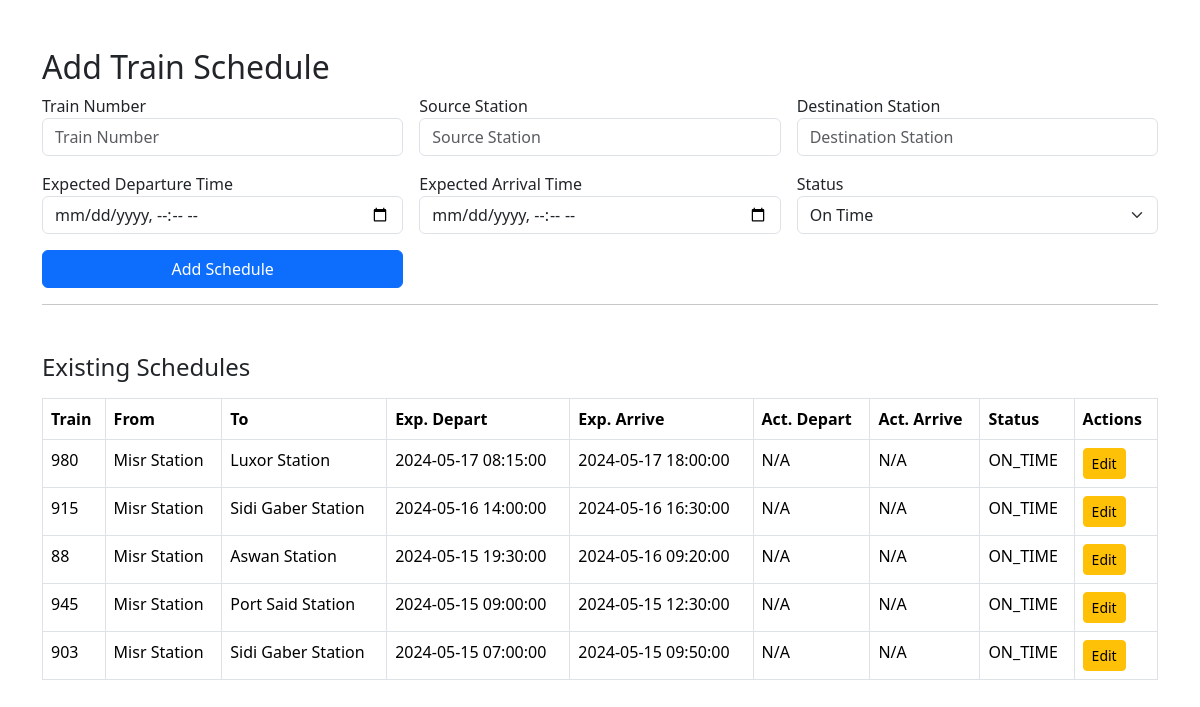
Page /views/Admin/admin_schedule.php (signed in) on the committed database.
### tables this page shows
CREATE TABLE `train_schedule` (
  `id` int(11) NOT NULL,
  `train_number` varchar(50) NOT NULL,
  `source_station` varchar(100) NOT NULL COMMENT 'Name or code of the source station for this schedule entry',
  `destination_station` varchar(100) NOT NULL COMMENT 'Name or code of the destination station for this schedule entry',
  `expected_departure_time` datetime DEFAULT NULL COMMENT 'Expected departure date and time',
  `expected_arrival_time` datetime DEFAULT NULL COMMENT 'Expected arrival date and time',
  `actual_departure_time` datetime DEFAULT NULL,
  `actual_arrival_time` datetime DEFAULT NULL,
  `status` varchar(50) DEFAULT 'SCHEDULED' COMMENT 'e.g., SCHEDULED, ON_TIME, DELAYED, CANCELLED, ARRIVED, DEPARTED',
  `public_notice` varchar(255) DEFAULT NULL COMMENT 'Optional public announcement for this stop',
  `created_at` timestamp NOT NULL DEFAULT current_timestamp(),
  `updated_at` timestamp NOT NULL DEFAULT current_timestamp() ON UPDATE current_timestamp()
);

### models/TrainSchedule.php (called while the page is built, shortened)
<?php
class TrainSchedule
{
    private $conn;
    private $table_name = "train_schedule";
    public function __construct($db)
    {
        if ($db instanceof PDO) {
            $this->conn = $db;
        } elseif ($db instanceof mysqli) {
            $this->conn = $db;
        } elseif (method_exists($db, 'getConnection')) {
            $connection = $db->getConnection();
            if ($connection instanceof PDO || $connection instanceof mysqli) {
                $this->conn = $connection;
            }
        }
    }
    public function getAllSchedules()
    {
        try {
            $query = "SELECT * FROM " . $this->table_name . " ORDER BY expected_departure_time DESC";
            if ($this->conn instanceof PDO) {
                $stmt = $this->conn->query($query);
                return $stmt->fetchAll(PDO::FETCH_ASSOC);
            } else {
                $result = $this->conn->query($query);
                if (!$result) {
                    throw new RuntimeException("Query failed: " . $this->conn->error);
                }
                return $result->fetch_all(MYSQLI_ASSOC);
            }
        } catch (Exception $e) {
            error_log("Error getting all schedules: " . $e->getMessage());
            return false;
        }
    }
}

### views/Admin/admin_schedule.php (the view, shortened to what this page needs)
<?php
require_once '../../models/TrainSchedule.php';
$db = DBController::getInstance();
try {
    $scheduleModel = new TrainSchedule($db);
    $schedules = $scheduleModel->getAllSchedules();
} catch (Exception $e) {
    $error = $e->getMessage();
}
?>
<!DOCTYPE html>
<html lang="en">
<head>
    <link href="../public/assets/css/bootstrap.css" rel="stylesheet">
</head>
<body>
<div class="container mt-5">
    <h2>Add Train Schedule</h2>
    <form method="POST">
        <div class="row g-3">
            <div class="col-md-4">
                <label>Train Number</label>
                <input class="form-control" name="train_number" placeholder="Train Number" required>
            </div>
            <div class="col-md-4">
                <label>Source Station</label>
                <input class="form-control" name="source_station" placeholder="Source Station" required>
            </div>
            <div class="col-md-4">
                <label>Destination Station</label>
                <input class="form-control" name="destination_station" placeholder="Destination Station" required>
            </div>
            <div class="col-md-4">
                <label>Expected Departure Time</label>
                <input class="form-control" type="datetime-local" name="expected_departure_time" required>
            </div>
            <div class="col-md-4">
                <label>Expected Arrival Time</label>
                <input class="form-control" type="datetime-local" name="expected_arrival_time" required>
            </div>
            <div class="col-md-4">
                <label>Status</label>
                <select class="form-select" name="status" required>
                    <option value="On Time">On Time</option>
                </select>
            </div>
            <div class="col-md-4">
                <button type="submit" class="btn btn-primary w-100">Add Schedule</button>
            </div>
        </div>
    </form>
    <hr>
    <h4 class="mt-5">Existing Schedules</h4>
    <?php if (!empty($schedules)): ?>
        <table class="table table-bordered table-hover mt-3">
            <thead>
                <tr>
                    <th>Train</th><th>From</th><th>To</th>
                    <th>Exp. Depart</th><th>Exp. Arrive</th>
                    <th>Act. Depart</th><th>Act. Arrive</th>
                    <th>Status</th><th>Actions</th>
                </tr>
            </thead>
            <tbody>
                <?php foreach ($schedules as $sch): ?>
                    <tr>
                        <td><?= htmlspecialchars($sch['train_number']) ?></td>
                        <td><?= htmlspecialchars($sch['source_station']) ?></td>
                        <td><?= htmlspecialchars($sch['destination_station']) ?></td>
                        <td><?= htmlspecialchars($sch['expected_departure_time']) ?></td>
                        <td><?= htmlspecialchars($sch['expected_arrival_time']) ?></td>
                        <td><?= htmlspecialchars($sch['actual_departure_time'] ?? 'N/A') ?></td>
                        <td><?= htmlspecialchars($sch['actual_arrival_time'] ?? 'N/A') ?></td>
                        <td><?= htmlspecialchars($sch['status']) ?></td>
                        <td>
                            <a href="edit_schedule.php?id=<?= $sch['id'] ?>" class="btn btn-warning btn-sm">Edit</a>
                        </td>
                    </tr>
                <?php endforeach; ?>
            </tbody>
        </table>
    <?php else: ?>
        <div class="alert alert-info">No schedules found</div>
    <?php endif; ?>
</div>
</body>
</html>

### rows in the picture
train_schedule: train_number "980", source_station "Misr Station", destination_station "Luxor Station", expected_departure_time "2024-05-17 08:15:00", expected_arrival_time "2024-05-17 18:00:00", actual_departure_time "N/A", actual_arrival_time "N/A", status "ON_TIME"
train_schedule: train_number "915", source_station "Misr Station", destination_station "Sidi Gaber Station", expected_departure_time "2024-05-16 14:00:00", expected_arrival_time "2024-05-16 16:30:00", actual_departure_time "N/A", actual_arrival_time "N/A", status "ON_TIME"
train_schedule: train_number "88", source_station "Misr Station", destination_station "Aswan Station", expected_departure_time "2024-05-15 19:30:00", expected_arrival_time "2024-05-16 09:20:00", actual_departure_time "N/A", actual_arrival_time "N/A", status "ON_TIME"
train_schedule: train_number "945", source_station "Misr Station", destination_station "Port Said Station", expected_departure_time "2024-05-15 09:00:00", expected_arrival_time "2024-05-15 12:30:00", actual_departure_time "N/A", actual_arrival_time "N/A", status "ON_TIME"
train_schedule: train_number "903", source_station "Misr Station", destination_station "Sidi Gaber Station", expected_departure_time "2024-05-15 07:00:00", expected_arrival_time "2024-05-15 09:50:00", actual_departure_time "N/A", actual_arrival_time "N/A", status "ON_TIME"
